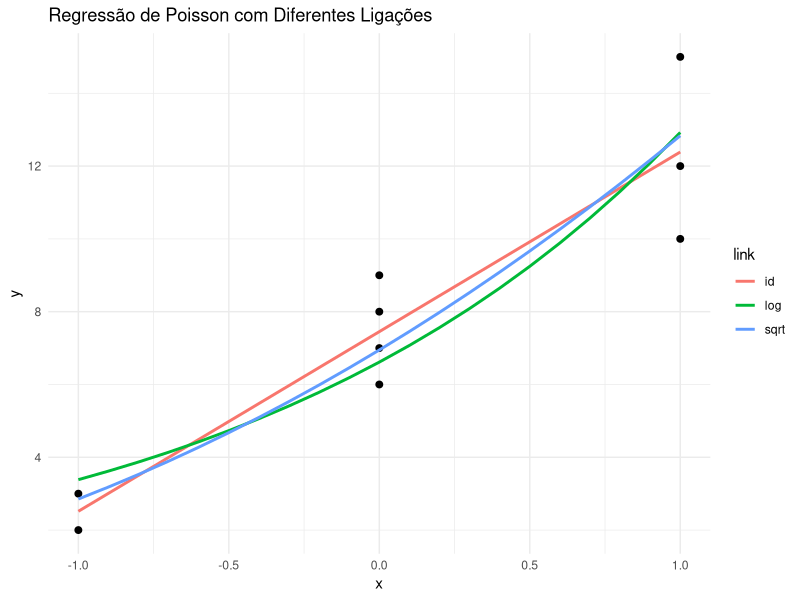
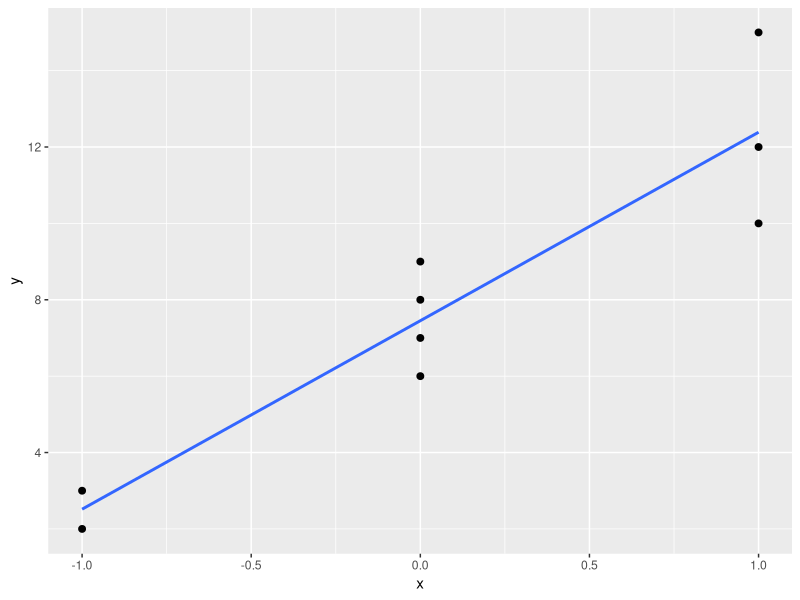

Source code (R) for these figures, in order: (Note: this script raises an error after producing the figures.)
library(ggplot2)
library(tidyverse)

###############
##  parte 1  ##
###############

df =
  tibble(
    x = c(-1, -1, 0, 0, 0, 0, 1, 1, 1),
    y = c(2, 3, 6, 7, 8, 9, 10, 12, 15)
    )

mod_log  = glm(y ~ x, family = poisson(link = "log"), data = df)
mod_id   = glm(y ~ x, family = poisson(link = "identity"), data = df)
mod_sqrt = glm(y ~ x, family = poisson(link = "sqrt"), data = df)

novos_dados =
  data.frame(
    x = seq(-1, 1, by = 0.1)
    )

novos_dados =
  novos_dados |>
  mutate(
    log  = predict(mod_log,  newdata = novos_dados, type = "response"),
    id   = predict(mod_id,   newdata = novos_dados, type = "response"),
    sqrt = predict(mod_sqrt, newdata = novos_dados, type = "response")
  ) |>
  pivot_longer(
    cols = c("log", "id", "sqrt"),
    names_to = "link",
    values_to = "predicao"
    )

ggplot() +
  geom_point(data = df, aes(x = x, y = y), size = 2) +
  geom_line(data = novos_dados, aes(x = x, y = predicao, color = link), linewidth = 1) +
  labs(x = "x", y = "y", title = "Regressão de Poisson com Diferentes Ligações") +
  theme_minimal()




ggplot(df, aes(x = x, y = y)) +
  geom_point(size = 2) +
  geom_smooth(
    method = "glm",
    method.args = list(family = poisson(link = "identity")),
    se = FALSE
  )



###############
##  parte 2  ##
###############

# modelo.glm = glm(children ~ age, family = poisson(link = "log"), data = dt)
# modelo.lm = lm(children ~ age, data = dt)
# nd = list(age=seq(min(dt$age),max(dt$age),by=0.1))
# 
# plot(dt$age,dt$children,xlab='age',ylab='children')
# lines(x,predict(modelo.glm,newdata=nd,type='response'),col='red')
# lines(x,predict(modelo.lm,newdata=nd,type='response'),col='green')

ggplot(dt, aes(x = age, y = children)) +
  geom_point(size=2) +
  geom_smooth(method = glm, formula = y ~ x, method.args = list(family = poisson(link="log")))
  #geom_smooth(method = glm, method.args = list(family = poisson(link="sqrt")))

ggplot(dt, aes(age, children)) +
  geom_point() +
  geom_smooth(method = "lm")

# predict(modelo.lm, newdata = nd, interval = "prediction", level = 0.95)
# predict(modelo.glm, newdata = nd, type = "link", se.fit = TRUE)
